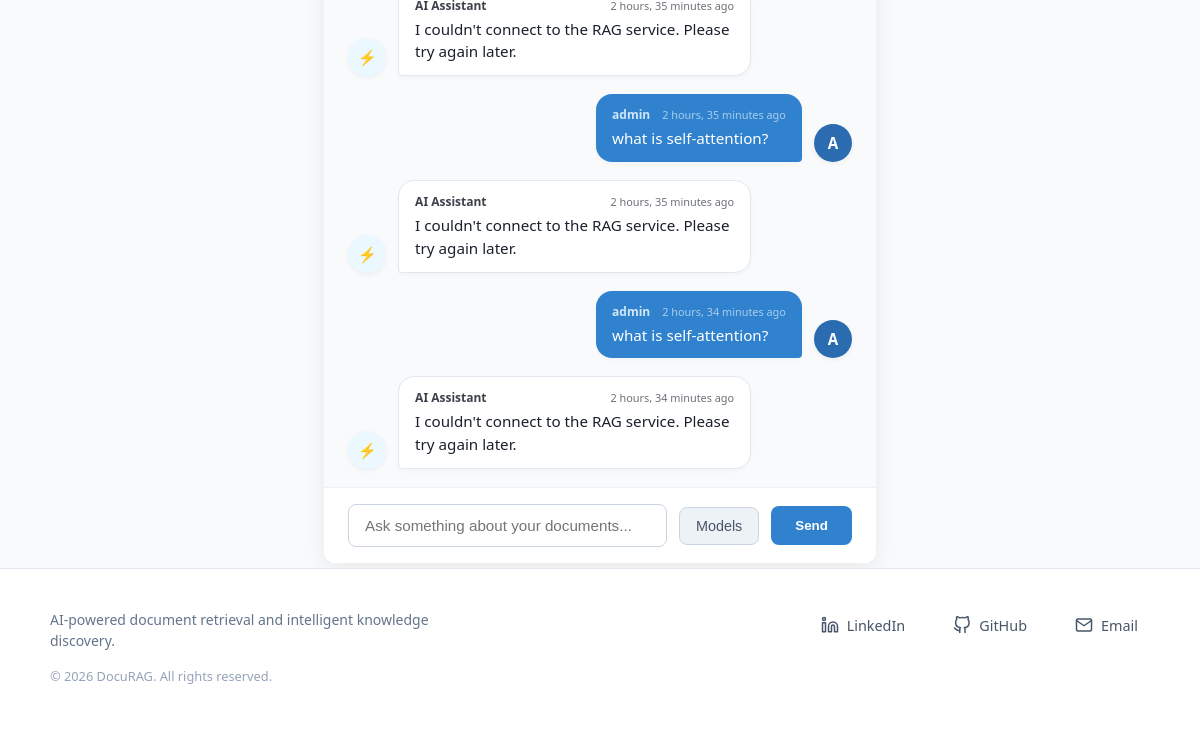
The page /chatbot/20/conversation (signed in, lower part) on the database as committed earlier.
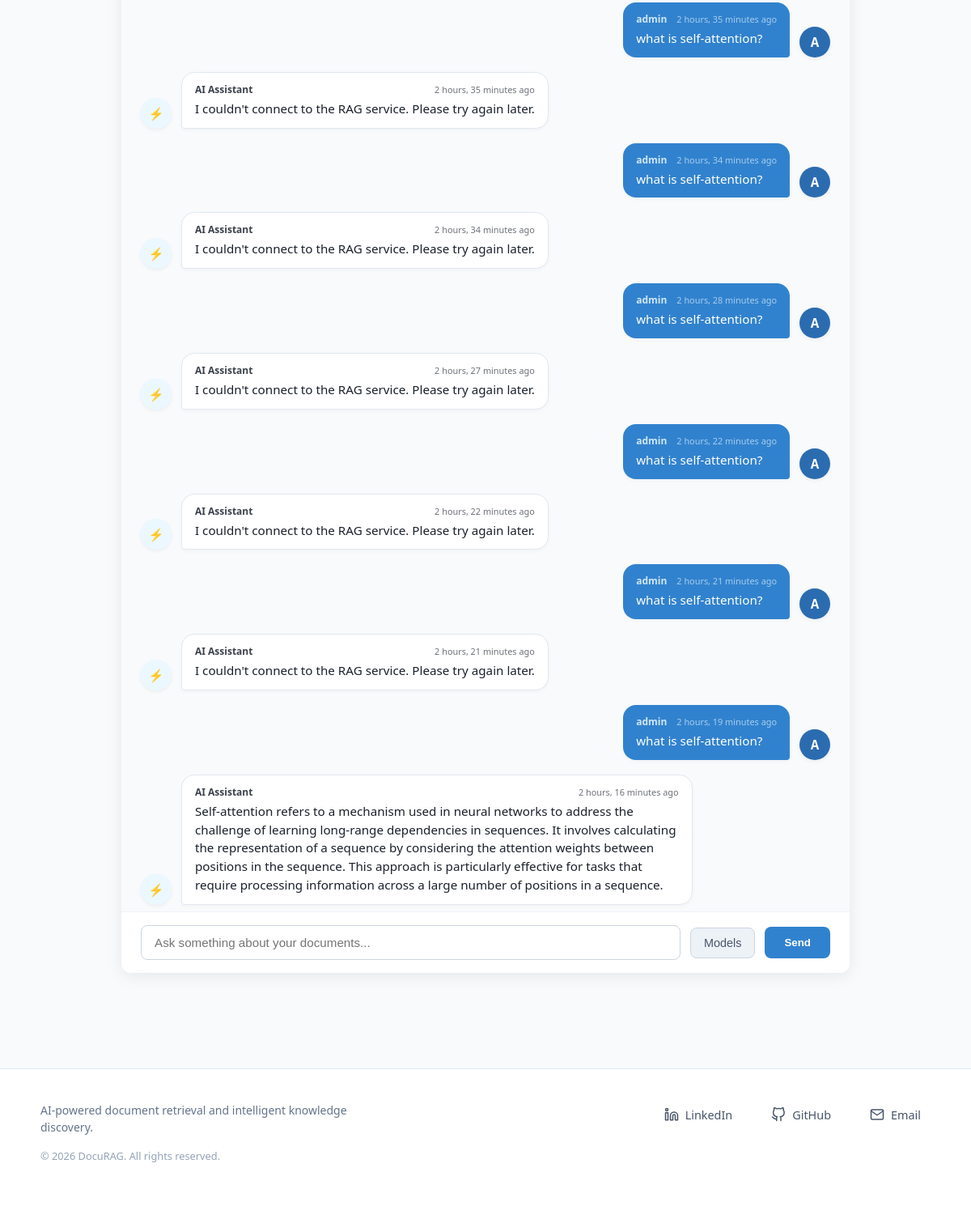
The same page on the database as committed later.
### chatbot/models.py (models this page shows)
class Message(models.Model):
    owner = models.ForeignKey(User, on_delete=models.CASCADE)
    body = models.TextField()
    created_at = models.DateTimeField(auto_now_add=True)
    class Meta:
            ordering = ["created_at"]

### user_auth/models.py (models this page shows)
class User(AbstractUser):
    email = models.EmailField(unique=True)
    username = models.CharField(max_length=255, unique=True)
    role = models.ForeignKey(UserRole, on_delete=models.SET_NULL,
                             null=True,
                             related_name="users")

### chatbot/views.py (the view, shortened to what this page needs)
# urls.py: path('chatbot', views.converstaions_view, name="conversations"),
@login_required(login_url='login')
def chatbot(request, pk):
    if LoadingBase.objects.filter(user=request.user).exists():
        data = LoadingBase.objects.get(user=request.user)
        conversation = Conversation.objects.get(room__user=request.user, pk=pk)
        upload_dir = Path(settings.UPLOAD_DIR)
        files_path = []
        for file in data.files.all():
            file_path = upload_dir / file.file_path
            files_path.append(str(file_path))
        if not files_path:
            return redirect('add-file')
        context = {'conversations': conversation.conversations.all()}
        return render(request, "chatbot.html", context)
    return redirect('add-file')

### chatbot/templates/chatbot.html (shortened to what this page needs)
{% extends 'main.html' %}
{% load static %}
{% block extra_css %}
    <link rel="stylesheet" href="{% static 'chatbot/chat.css' %}">
{% endblock %}
{% block content %}
<div class="chat-container">
    <div class="chat-messages">
        {% for message in conversations %}
            {% if message.owner.role.name == 'assistant' %}
                <div class="msg-row msg-ai">
                    <div class="msg-avatar">⚡</div>
                    <div class="msg-bubble">
                        <div class="msg-sender">
                            <span class="sender-name">AI Assistant</span>
                            <span class="msg-time">{{ message.created_at|timesince }} ago</span>
                        </div>
                        <div class="msg-text">{{ message.body }}</div>
                    </div>
                </div>
            {% else %}
                <div class="msg-row msg-user">
                    <div class="msg-bubble">
                        <div class="msg-sender">
                            <span class="sender-name">{{ message.owner.username }}</span>
                            <span class="msg-time">{{ message.created_at|timesince }} ago</span>
                        </div>
                        <div class="msg-text">{{ message.body }}</div>
                    </div>
                    <div class="msg-avatar">{{ message.owner.username|first|upper }}</div>
                </div>
            {% endif %}
        {% empty %}
            <div class="chat-empty-state">
                <div class="empty-icon">💡</div>
                <h3>Ask a question about your files</h3>
                <p>Type your query below to search and generate responses based on your uploaded documents.</p>
            </div>
        {% endfor %}
    </div>
    <div class="chat-input-wrapper">
        <form method="post" class="chat-form">
            <input
                type="text"
                name="query"
                placeholder="Ask something about your documents..."
                autocomplete="off"
                class="chat-input"
            >
            <div class="model-selector-container">
                <button type="button" id="models_button" class="model-trigger-btn">Models</button>
            </div>
            <button type="submit" class="btn-chat-send">Send</button>
        </form>
    </div>
</div>
{% endblock %}

Rows that differ between the two databases and show on the page:
no longer on this page (row unchanged): Message: body "I couldn't connect to the RAG service. Please try again later."
added Message: owner.username "admin", created_at "2 hours, 28 minutes", body "what is self-attention?", owner.username|first "A"
added Message: created_at "2 hours, 27 minutes", body "I couldn't connect to the RAG service. Please try again later."
added Message: owner.username "admin", created_at "2 hours, 22 minutes", body "what is self-attention?", owner.username|first "A"
added Message: created_at "2 hours, 22 minutes", body "I couldn't connect to the RAG service. Please try again later."
added Message: owner.username "admin", created_at "2 hours, 21 minutes", body "what is self-attention?", owner.username|first "A"
added Message: created_at "2 hours, 21 minutes", body "I couldn't connect to the RAG service. Please try again later."
added Message: owner.username "admin", created_at "2 hours, 19 minutes", body "what is self-attention?", owner.username|first "A"
added Message: created_at "2 hours, 16 minutes", body "Self-attention refers to a mechanism used in neural networks to address the challenge of learning long-range dependencies in sequences. It involves calculating the representation of a sequence by considering the attention weights between positions in the sequence. This approach is particularly effective for tasks that require processing information across a large number of positions in a sequence."
